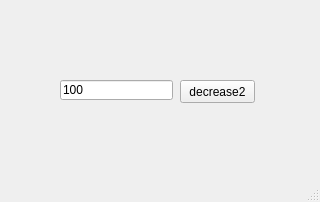
<?xml version="1.0" encoding="UTF-8"?>
<ui version="4.0">
 <class>MainWindow</class>
 <widget class="QMainWindow" name="MainWindow">
  <property name="geometry">
   <rect>
    <x>0</x>
    <y>0</y>
    <width>320</width>
    <height>202</height>
   </rect>
  </property>
  <property name="windowTitle">
   <string>MainWindow</string>
  </property>
  <widget class="QWidget" name="centralwidget">
   <widget class="QPushButton" name="btn">
    <property name="geometry">
     <rect>
      <x>180</x>
      <y>80</y>
      <width>75</width>
      <height>23</height>
     </rect>
    </property>
    <property name="text">
     <string>decrease2</string>
    </property>
   </widget>
   <widget class="QLineEdit" name="number">
    <property name="geometry">
     <rect>
      <x>60</x>
      <y>80</y>
      <width>113</width>
      <height>20</height>
     </rect>
    </property>
    <property name="text">
     <string>100</string>
    </property>
   </widget>
  </widget>
  <widget class="QMenuBar" name="menubar">
   <property name="geometry">
    <rect>
     <x>0</x>
     <y>0</y>
     <width>320</width>
     <height>21</height>
    </rect>
   </property>
  </widget>
  <widget class="QStatusBar" name="statusbar"/>
 </widget>
 <resources/>
 <connections/>
</ui>
